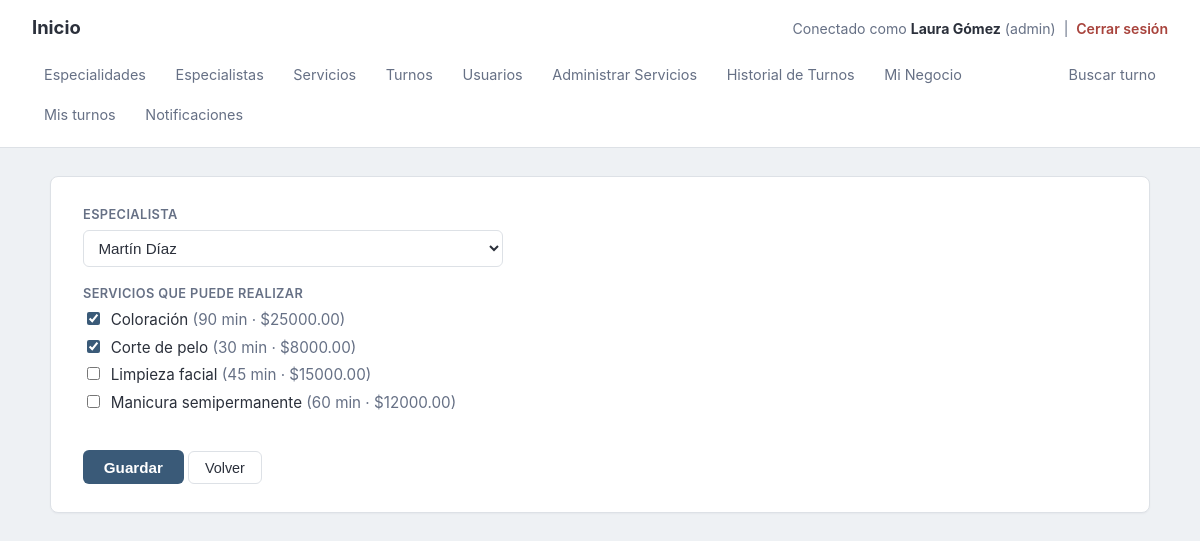
The page /especialista_servicios/modificacion/?especialista_id=1 (signed in) on the database its author committed.
### tables this page shows
CREATE TABLE servicios (id INT AUTO_INCREMENT PRIMARY KEY, negocio_id INT NOT NULL, nombre VARCHAR(150) NOT NULL, duracion_min INT NOT NULL, precio DECIMAL(10,2) NOT NULL, estado VARCHAR(50) DEFAULT 'activo', FOREIGN KEY (negocio_id) REFERENCES negocio_config (id) ON DELETE CASCADE ON UPDATE CASCADE);

### especialista_servicios/modificacion/index.php (the view, shortened to what this page needs)
<?php
require("../../require_admin.php");
$negocio_id      = $_SESSION['usuario_negocio_id'];
$especialista_id = isset($_GET['especialista_id']) ? (int)$_GET['especialista_id'] : 0;
$stmt = $conexion->prepare("SELECT id, nombre FROM especialistas WHERE negocio_id = ? AND estado = 'activo' ORDER BY nombre");
$stmt->bind_param("i", $negocio_id);
$stmt->execute();
$especialistas = $stmt->get_result()->fetch_all(MYSQLI_ASSOC);
$servicios = array();
$asignados = array();
if ($especialista_id) {
	$stmt = $conexion->prepare("SELECT id, nombre, duracion_min, precio FROM servicios WHERE negocio_id = ? AND estado = 'activo' ORDER BY nombre");
	$stmt->bind_param("i", $negocio_id);
	$stmt->execute();
	$servicios = $stmt->get_result()->fetch_all(MYSQLI_ASSOC);
	$stmt = $conexion->prepare("SELECT servicio_id FROM especialista_servicios WHERE especialista_id = ?");
	$stmt->bind_param("i", $especialista_id);
	$stmt->execute();
	foreach ($stmt->get_result()->fetch_all(MYSQLI_ASSOC) as $r) { $asignados[] = $r['servicio_id']; }
}
?>
<!doctype html>
<html>
<head>
<link rel="stylesheet" href="../../estilos.css">
</head>
<body>
<?php require("../../menu_interior1.php"); ?>
<main class="container">
<form action="modificar.php" method="post">
<h3>Especialista</h3>
<select name="especialista_id" required onchange="location.href='?especialista_id=' + this.value">
	<?php foreach ($especialistas as $e) { ?>
	<option value="<?php echo $e['id']; ?>" <?php echo ($e['id'] == $especialista_id) ? 'selected' : ''; ?>><?php echo htmlspecialchars($e['nombre']); ?></option>
	<?php } ?>
</select>
<?php if ($especialista_id) { ?>
	<h3>Servicios que puede realizar</h3>
	<?php foreach ($servicios as $s) { ?>
	<label style="display:block;margin-bottom:.3rem;">
		<input type="checkbox" name="servicio_id[]" value="<?php echo $s['id']; ?>" <?php echo in_array($s['id'], $asignados) ? 'checked' : ''; ?>>
		<?php echo htmlspecialchars($s['nombre']); ?>
		<span style="color:var(--text-muted);">(<?php echo (int)$s['duracion_min']; ?> min · $<?php echo htmlspecialchars($s['precio']); ?>)</span>
	</label>
	<?php } ?>
	<br>
	<input type="submit" value="Guardar">
<?php } else { ?>
	<p style="color:var(--text-muted);">Elegí un especialista para asignarle servicios.</p>
<?php } ?>
<button type="button" onclick="location.href='../<?php echo $especialista_id ? '?sel=' . $especialista_id : ''; ?>'">Volver</button>
</form>
</main>
</body>
</html>

### estilos.css (style rules this page uses)
:root { --bg: #eef1f4; --surface: #ffffff; --text: #2b303b; --text-muted: #667085; --border: #dde1e6; --primary: #3a5a78; --primary-dark: #2c4a63; --danger: #a8433c; --radius: 6px; }
* { box-sizing: border-box; }
html, body { margin: 0; padding: 0; min-height: 100%; }
body { background: var(--bg); color: var(--text); font-family: -apple-system, BlinkMacSystemFont, "Segoe UI", Roboto, Helvetica, Arial, sans-serif; font-size: 15px; line-height: 1.5; }
main.container { max-width: 1100px; margin: 1.75rem auto; background: var(--surface); border: 1px solid var(--border); border-radius: 8px; padding: 1.75rem 2rem; box-shadow: 0 1px 2px rgba(16, 24, 40, .04); }
main.container::after { content: ""; display: table; clear: both; }
form h3 { font-size: .8rem; text-transform: uppercase; letter-spacing: .03em; color: var(--text-muted); font-weight: 600; margin: 1.1rem 0 .35rem; }
form h3:first-of-type { margin-top: 0; }
form select { display: block; width: 100%; max-width: 420px; padding: .5rem .65rem; border: 1px solid var(--border); border-radius: var(--radius); font-size: .95rem; color: var(--text); background: #fff; }
input[type="checkbox"] { accent-color: var(--primary); margin-right: .4rem; }
form label { font-size: .95rem; }
input[type="submit"] { background: var(--primary); color: #fff; border: none; padding: .55rem 1.3rem; border-radius: var(--radius); font-size: .95rem; font-weight: 600; cursor: pointer; margin-top: .5rem; }
button { background: #fff; color: var(--text); border: 1px solid var(--border); padding: .45rem 1rem; border-radius: var(--radius); font-size: .9rem; cursor: pointer; }

### rows shown on the page
servicios: id "☑", nombre "Coloración", duracion_min "90", precio "25000.00"
servicios: id "☑", nombre "Corte de pelo", duracion_min "30", precio "8000.00"
servicios: nombre "Limpieza facial", duracion_min "45", precio "15000.00"
servicios: nombre "Manicura semipermanente", duracion_min "60", precio "12000.00"

### other values the page prints
$_SESSION['usuario_nombre'] "Laura Gómez"
$_SESSION['usuario_rol'] "admin"
form field especialista_id "Martín Díaz"
